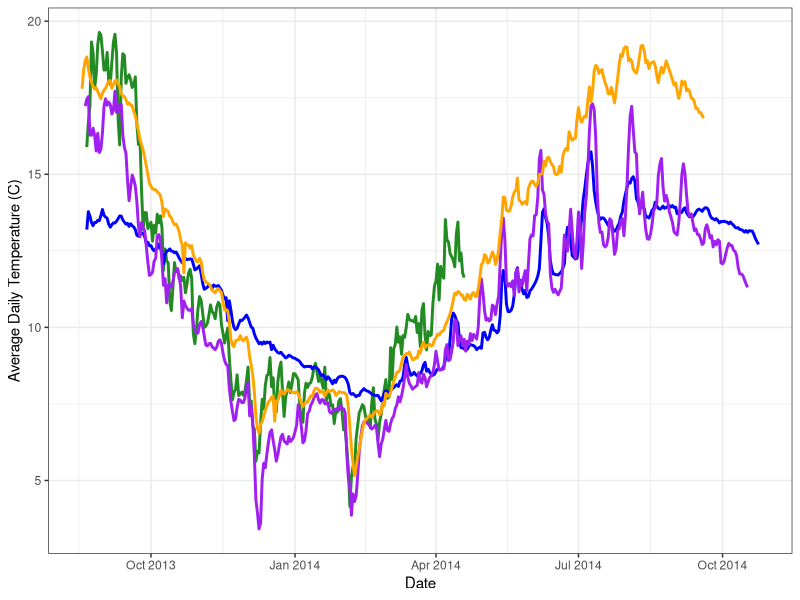
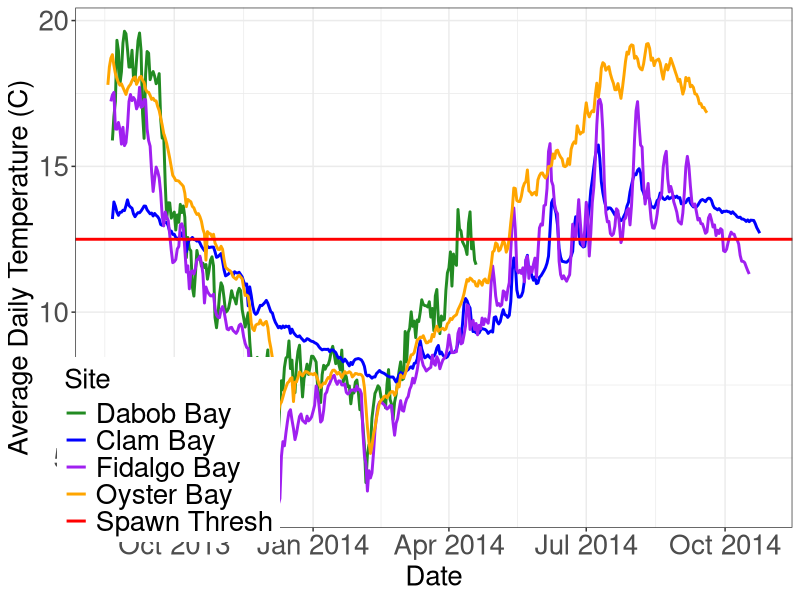
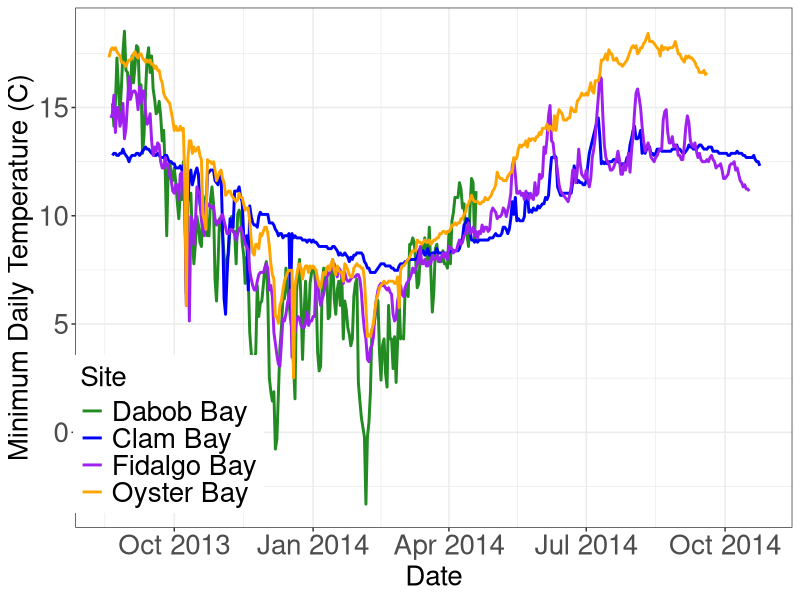
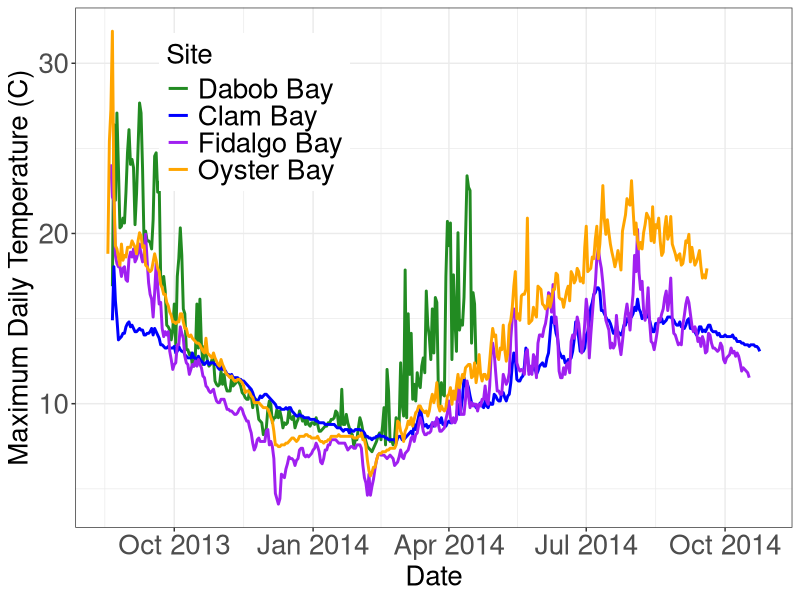

Here is the R script that generated these plots, in order:
#install.packages("plyr")
#install.packages("ggplot2")
require(plyr)
require(ggplot2)

#set working directory to local copy of repository
setwd<-("**your directory here**")

daby1edit<-read.csv("./data/Dabob-temp-2014.csv")
#reads in edited CSV with raw data.


daby1edit$Date<-as.Date(daby1edit$Date,"%m/%d/%Y")
#Tells R that the date column contains dates so it knows how to deal with them


dabmeantemp<-ddply(daby1edit,.(Date),summarise,mean_temp=mean(Temp,na.rm=T),min_temp=min(Temp,na.rm=T),max_temp=max(Temp,na.rm=T))
#finds the mean, minimum, and maximum daily temps from raw data and creates dataframe with them for Dabob

many1v3<-read.csv('./data/Manchester-temp-2014.csv')
#reads in edited CSV with raw data.

many1v3$Date<-as.Date(many1v3$Date,"%m/%d/%Y")
#Tells R that the date column contains dates so it knows how to deal with them


manmeantemp<-ddply(many1v3,.(Date),summarise,mean_temp=mean(Temp,na.rm=T),min_temp=min(Temp,na.rm=T),max_temp=max(Temp,na.rm=T))
#finds the mean, minimum, and maximum daily temps from raw data and creates dataframe with them for Manchester


fidy1v3<-read.csv("./data/Fidalgo-temp-2014.csv")
#reads in edited CSV with raw data.


fidy1v3$Date<-as.Date(fidy1v3$Date,"%m/%d/%Y")
#Tells R that the date column contains dates so it knows how to deal with them


fidmeantemp<-ddply(fidy1v3,.(Date),summarise,mean_temp=mean(Temp,na.rm=T),min_temp=min(Temp,na.rm=T),max_temp=max(Temp,na.rm=T))
#finds the mean, minimum, and maximum daily temps from raw data and creates dataframe with them for Fidalgo


oysy1edit<-read.csv("./data/OysterBay-temp-2014.csv")
#reads in edited CSV with raw data.


oysy1edit$Date<-as.Date(oysy1edit$Date, "%m/%d/%Y")
#Tells R that the date column contains dates so it knows how to deal with them


oysmeantemp<-ddply(oysy1edit,.(Date),summarise,mean_temp=mean(Temp,na.rm=T),min_temp=min(Temp,na.rm=T),max_temp=max(Temp,na.rm=T))
#finds the mean, minimum, and maximum daily temps from raw data and creates dataframe with them for Oyster Bay


ggplot()+
  geom_line(data=dabmeantemp, aes(x=Date, y=mean_temp, group=1),col="forestgreen",size=1,guide=T)+
  geom_line(data=manmeantemp, aes(x=Date, y=mean_temp, group=1),col="blue",size=1)+
  geom_line(data=fidmeantemp, aes(x=Date, y=mean_temp, group=1),col="purple",size=1)+
  geom_line(data=oysmeantemp, aes(x=Date, y=mean_temp, group=1),col="orange",size=1)+
  labs(x="Date",y="Average Daily Temperature (C)")+
  theme_bw()
#Creates a graph with each line representing average daily temps for each site


ggplot()+
  geom_line(data=dabmeantemp, aes(x=Date, y=mean_temp, group=1, colour="1"),size=1)+
  geom_line(data=manmeantemp, aes(x=Date, y=mean_temp, group=1, colour="2"),size=1)+
  geom_line(data=fidmeantemp, aes(x=Date, y=mean_temp, group=1, colour="3"),size=1)+
  geom_line(data=oysmeantemp, aes(x=Date, y=mean_temp, group=1, colour="4"),size=1)+
  geom_hline(aes(yintercept=12.5,colour="5"),size=1)+
  scale_colour_manual(values=c("forestgreen","blue","purple","orange","red"),
                      name="Site",
                      labels=c("Dabob Bay","Clam Bay","Fidalgo Bay","Oyster Bay","Spawn Thresh"))+
  labs(x="Date",y="Average Daily Temperature (C)")+
  theme_bw()+
  theme(legend.position=c(0.13,0.15),
        legend.text=element_text(size=20),
        legend.title=element_text(size=20),
        axis.text.x=element_text(size=20),
        axis.title.x=element_text(size=20),
        axis.text.y=element_text(size=20),
        axis.title.y=element_text(size=20))
#Creates a graph with each line representing average daily temps for each site also adds red line to indicate Spawning threshold


ggplot()+
  geom_line(data=dabmeantemp, aes(x=Date, y=min_temp, group=1, colour="1"),size=1)+
  geom_line(data=manmeantemp, aes(x=Date, y=min_temp, group=1, colour="2"),size=1)+
  geom_line(data=fidmeantemp, aes(x=Date, y=min_temp, group=1, colour="3"),size=1)+
  geom_line(data=oysmeantemp, aes(x=Date, y=min_temp, group=1, colour="4"),size=1)+
  scale_colour_manual(values=c("forestgreen","blue","purple","orange"),
                      name="Site",
                      labels=c("Dabob Bay","Clam Bay","Fidalgo Bay","Oyster Bay","Spawn Thresh"))+
  labs(x="Date",y="Minimum Daily Temperature (C)")+
  theme_bw()+
  theme(legend.position=c(0.13,0.18),
        legend.text=element_text(size=20),
        legend.title=element_text(size=20),
        axis.text.x=element_text(size=20),
        axis.title.x=element_text(size=20),
        axis.text.y=element_text(size=20),
        axis.title.y=element_text(size=20))
#Creates a graph with each line representing observed minimum daily temps for each site


ggplot()+
  geom_line(data=dabmeantemp, aes(x=Date, y=max_temp, group=1, colour="1"),size=1)+
  geom_line(data=manmeantemp, aes(x=Date, y=max_temp, group=1, colour="2"),size=1)+
  geom_line(data=fidmeantemp, aes(x=Date, y=max_temp, group=1, colour="3"),size=1)+
  geom_line(data=oysmeantemp, aes(x=Date, y=max_temp, group=1, colour="4"),size=1)+
  scale_colour_manual(values=c("forestgreen","blue","purple","orange"),
                      name="Site",
                      labels=c("Dabob Bay","Clam Bay","Fidalgo Bay","Oyster Bay","Spawn Thresh"))+
  labs(x="Date",y="Maximum Daily Temperature (C)")+
  theme_bw()+
  theme(legend.position=c(0.25,0.8),
        legend.text=element_text(size=20),
        legend.title=element_text(size=20),
        axis.text.x=element_text(size=20),
        axis.title.x=element_text(size=20),
        axis.text.y=element_text(size=20),
        axis.title.y=element_text(size=20))
#Creates a graph with each line representing observed maximum daily temps for each site

#Dates Min Temp met Spawn Threshold
oysspawntemp<-oysmeantemp[oysmeantemp$min_temp >= 12.5,]
manspawntemp<-manmeantemp[manmeantemp$min_temp >= 12.5,]
fidspawntemp<-fidmeantemp[fidmeantemp$min_temp >= 12.5,]
